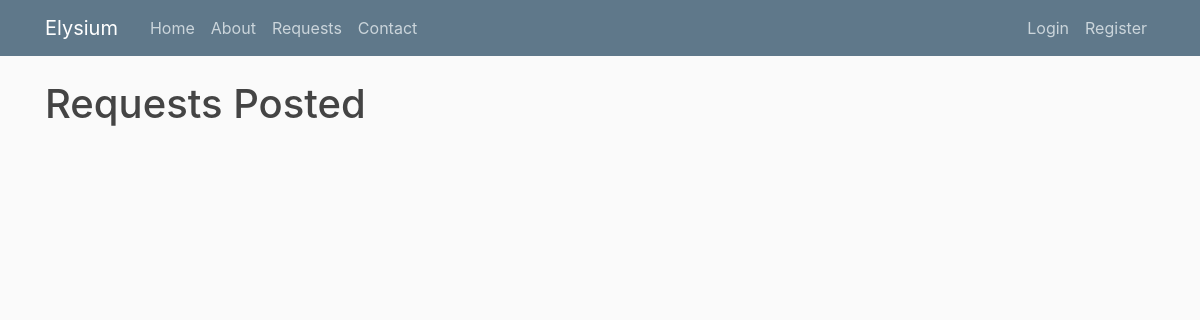
Page /requests/ on the earlier database version.
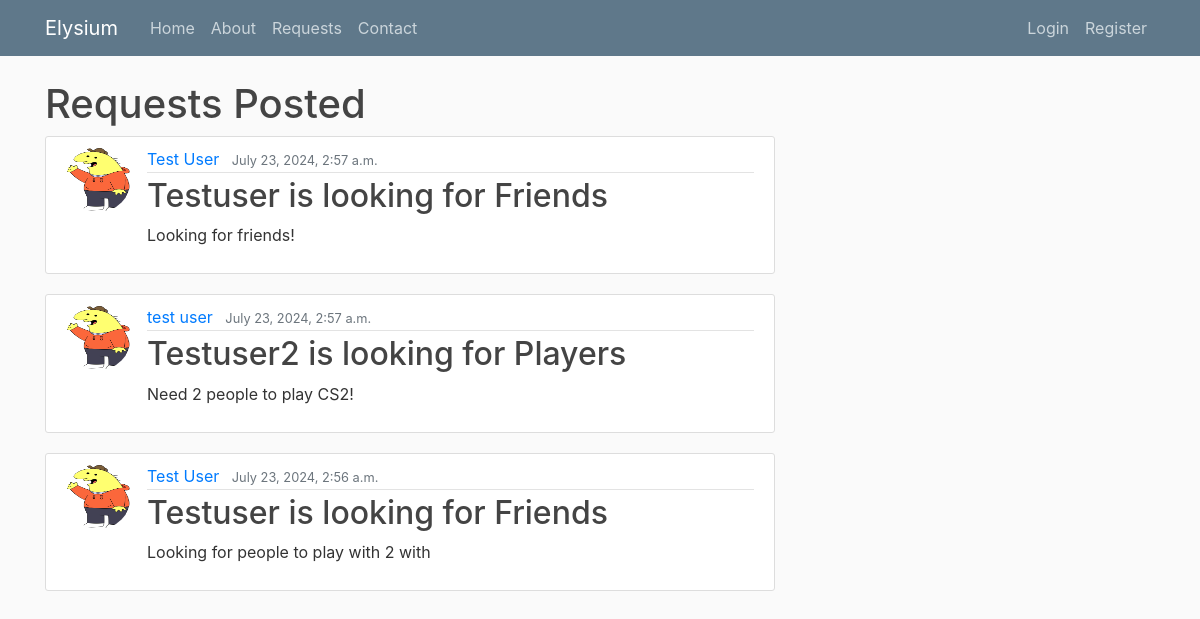
Same page on the later database version.
### itreporting/models.py (models this page shows, shortened)
class Request(models.Model):
    type = models.CharField(max_length = 100 , choices = [('Friends', 'Friends'), ('Players', 'Players')])
    game = models.CharField(max_length = 100 , choices = [('N/A', 'N/A'), ('Dota2', 'Dota2'), ('Counter-Strike 2', 'Counter-Strike 2'), ('Valorant', 'Valorant')])
    details = models.TextField()
    date_submitted = models.DateTimeField(default = timezone.now)
    author = models.ForeignKey(User, related_name = 'requests',
    on_delete = models.CASCADE)
    def __str__(self):
        return f'{self.author} is looking for {self.type}'

### users/models.py (models this page shows)
class Profile(models.Model):
    user = models.OneToOneField(User, null = True, on_delete = models.CASCADE)
    image = models.ImageField(default = 'default.png', upload_to = 'profile_pics')
    def __str__(self):
        return f'{self.user.first_name} {self.user.last_name}'

### itreporting/views.py (the view)
# urls.py: path('requests/', PostListView.as_view(), name = 'requests'),
class PostListView(ListView):
    model = Request
    template_name = 'itreporting/requests.html'
    context_object_name = 'requests'
    ordering = ['-date_submitted']
    paginate_by = 10

### itreporting/templates/itreporting/requests.html (shortened to what this page needs)
{% extends "itreporting/base.html" %}
{% block content %}
<h1>Requests Posted</h1>
{% for request in requests %}
<article class="media content-section">
    <img class="rounded-circle article-img" src="{{request.author.profile.image.url }}" />
    <div class="media-body">
        <div class="article-metadata">
            <a class="mr-2" href="#">{{ request.author.profile }}</a>
            <small class="text-muted">{{ request.date_submitted}}</small>
        </div>
        <h2><a class="article-title" href="{% url 'itreporting:request-detail' request.id %}">{{ request }}</a></h2>
        <p class="article-content">{{ request.details }}</p>
    </div>
</article>
{% endfor %}
{% endblock content %}

### itreporting/templates/itreporting/base.html (shortened to what this page needs)
{% load static %}
<!DOCTYPE html>
<html>
<head>
  <link rel="stylesheet" href="https://cdn.jsdelivr.net/npm/bootstrap@4.0.0/dist/css/bootstrap.min.css"
>
  <link rel="stylesheet" type="text/css" href="{% static 'css/styles.css' %}" />
</head>
<body>
  <div class="container">
    <header class="site-header">
      <nav class="navbar navbar-expand-md navbar-dark bg-steel fixed-top">
        <div class="container">
          <a class="navbar-brand mr-4" href="{% url 'itreporting:home' %}">Elysium</a>
          <div class="collapse navbar-collapse" id="navbarToggle">
            <div class="navbar-nav mr-auto">
              <a class="nav-item nav-link" href="{% url 'itreporting:home' %}">Home</a>
              <a class="nav-item nav-link" href="{% url 'itreporting:about' %}">About</a>
              <a class="nav-item nav-link" href="{% url 'itreporting:requests' %}">Requests</a>
              <a class="nav-item nav-link" href="{% url 'itreporting:contact' %}">Contact</a>
            </div>
            <div class="navbar-nav">
              {% if user.is_authenticated %}
              <a class="nav-item nav-link" href="{% url 'itreporting:request-create' %}">Create Request</a>
              <a class="nav-item nav-link" href="{% url 'profile' %}">Profile</a>
              <a class="nav-item nav-link" href="{% url 'logout' %}">Logout</a>
              {% else %}
              <a class="nav-item nav-link" href="{% url 'login' %}">Login</a>
              <a class="nav-item nav-link" href="{% url 'register' %}">Register</a>
              {% endif %}
            </div>
          </div>
        </div>
      </nav>
    </header>
    <div class="row">
      <div class="col-md-8">
        {% block content %}{% endblock %}
      </div>
    </div>
  </div>
</body>
</html>

### itreporting/static/css/styles.css (style rules this page uses)
html { position: relative; min-height: 100%; }
body { background: #fafafa; color: #333333; margin-top: 5rem; margin-bottom: 50px; }
h1, h2, h3, h4, h5, h6 { color: #444444; }
.bg-steel { background-color: #5f788a; }
.site-header .navbar-nav .nav-link { color: #cbd5db; }
.content-section { background: #ffffff; padding: 10px 20px; border: 1px solid #dddddd; border-radius: 3px; margin-bottom: 20px; }
.article-title { color: #444444; }
.article-content { white-space: pre-line; }
.article-img { height: 65px; width: 65px; margin-right: 16px; }
.article-metadata { padding-bottom: 1px; margin-bottom: 4px; border-bottom: 1px solid #e3e3e3 }

Differences in the rows shown:
added Request: author.profile.image (picture), author.profile "Test User", date_submitted "July 23, 2024, 2:57 a.m.", author+type "Testuser is looking for Friends", details "Looking for friends!"
added Request: author.profile.image (picture), author.profile "test user", date_submitted "July 23, 2024, 2:57 a.m.", author+type "Testuser2 is looking for Players", details "Need 2 people to play CS2!"
added Request: author.profile.image (picture), author.profile "Test User", date_submitted "July 23, 2024, 2:56 a.m.", author+type "Testuser is looking for Friends", details "Looking for people to play with 2 with"
